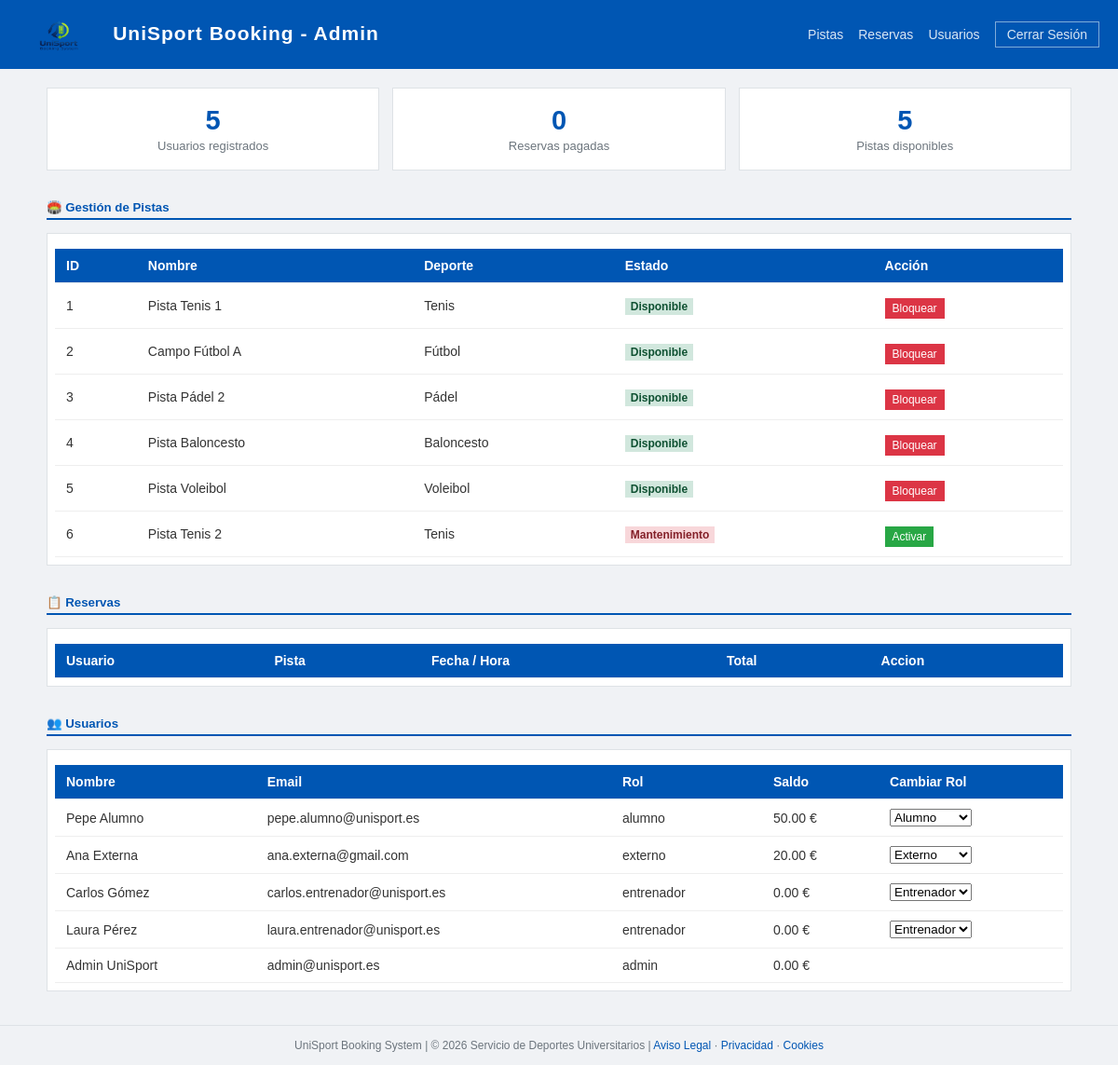
Page /admin.php (signed in) on the committed database.
### tables this page shows
CREATE TABLE pistas (
    id_pista         INT(11)          AUTO_INCREMENT PRIMARY KEY,
    nombre_pista     VARCHAR(50)      NOT NULL,
    tipo_deporte     VARCHAR(50)      NOT NULL,
    precio_hora      DECIMAL(10,2)    NOT NULL,
    estado           ENUM('disponible','mantenimiento') NOT NULL DEFAULT 'disponible'
);

CREATE TABLE usuarios (
    id_user          INT(11)          AUTO_INCREMENT PRIMARY KEY,
    nombre           VARCHAR(100)     NOT NULL,
    email            VARCHAR(255)     NOT NULL UNIQUE,
    password         VARCHAR(255)     NOT NULL,
    rol              ENUM('alumno','externo','entrenador','admin') NOT NULL DEFAULT 'alumno',
    saldo            DECIMAL(10,2)    NOT NULL DEFAULT 0.00,
    fecha_registro   TIMESTAMP        DEFAULT CURRENT_TIMESTAMP
);

### admin.php (the view, shortened to what this page needs)
<?php
$db = getDB();
$num_usuarios  = $db->query("SELECT COUNT(*) FROM usuarios")->fetchColumn();
$num_reservas  = $db->query("SELECT COUNT(*) FROM reservas WHERE estado_pago = 'pagado'")->fetchColumn();
$pistas_libres = $db->query("SELECT COUNT(*) FROM pistas WHERE estado = 'disponible'")->fetchColumn();
$pistas   = $db->query("SELECT * FROM pistas")->fetchAll();
$usuarios = $db->query("SELECT * FROM usuarios")->fetchAll();
?>
<!DOCTYPE html>
<html lang="es">
<head>
  <link rel="stylesheet" href="styles.css">
</head>
<body>
<nav class="nav-barra">
  <a class="nav-barra-brand" href="index.php">
  <img src="logo.png" alt="UniSport Logo" style="height: 50px; width: auto; vertical-align: middle; margin-right: 8px;">
  UniSport Booking - Admin
</a>
  <div class="nav-links">
    <a href="#pistas">Pistas</a>
    <a href="#reservas">Reservas</a>
    <a href="#usuarios">Usuarios</a>
    <a href="logout.php" class="btn-logout">Cerrar Sesión</a>
  </div>
</nav>
<div class="main-detalle">
<div class="container-detalle">
  <div class="grid" style="margin-bottom:32px;">
    <div class="indicador-caja">
      <div class="indicador-valor"><?= $num_usuarios ?></div>
      <div class="indicador-label">Usuarios registrados</div>
    </div>
    <div class="indicador-caja">
      <div class="indicador-valor"><?= $num_reservas ?></div>
      <div class="indicador-label">Reservas pagadas</div>
    </div>
    <div class="indicador-caja">
      <div class="indicador-valor"><?= $pistas_libres ?></div>
      <div class="indicador-label">Pistas disponibles</div>
    </div>
  </div>
  <h5 class="section-titulo" id="pistas">🏟️ Gestión de Pistas</h5>
  <div class="caja caja-detalle" style="margin-bottom:32px;">
    <table class="tabla-detalle">
        <thead>
          <tr><th>ID</th><th>Nombre</th><th>Deporte</th><th>Estado</th><th>Acción</th></tr>
        </thead>
        <tbody>
          <?php foreach ($pistas as $p): ?>
          <tr>
            <td><?= $p['id_pista'] ?></td>
            <td><?= $p['nombre_pista'] ?></td>
            <td><?= $p['tipo_deporte'] ?></td>
            <td>
              <?php if ($p['estado'] == 'disponible'): ?>
                <span class="etiqueta-estado-ok">Disponible</span>
              <?php else: ?>
                <span class="etiqueta-estado-mal">Mantenimiento</span>
              <?php endif; ?>
            </td>
            <td>
              <form method="POST" action="api_admin.php">
                <button type="submit" class="<?= $p['estado'] == 'disponible' ? 'btn-cancelar' : 'btn-reservar' ?>">
                  <?= $p['estado'] == 'disponible' ? 'Bloquear' : 'Activar' ?>
                </button>
              </form>
            </td>
          </tr>
          <?php endforeach; ?>
        </tbody>
    </table>
  </div>
  <h5 class="section-titulo" id="reservas">📋 Reservas</h5>
  <div class="caja caja-detalle" style="margin-bottom:32px;">
    <table class="tabla-detalle">
        <thead>
          <tr>
            <th>Usuario</th>
            <th>Pista</th>
            <th>Fecha / Hora</th>
            <th>Total</th>
            <th>Accion</th>
          </tr>
        </thead>
    </table>
  </div>
  <h5 class="section-titulo" id="usuarios">👥 Usuarios</h5>
  <div class="caja caja-detalle">
    <table class="tabla-detalle">
        <thead>
          <tr>
            <th>Nombre</th>
            <th>Email</th>
            <th>Rol</th>
            <th>Saldo</th>
            <th>Cambiar Rol</th>
          </tr>
        </thead>
        <tbody>
          <?php foreach ($usuarios as $u): ?>
          <tr>
            <td><?= $u['nombre'] ?></td>
            <td><?= $u['email'] ?></td>
            <td><?= $u['rol'] ?></td>
            <td><?= number_format($u['saldo'], 2) ?> €</td>
            <td>
              <?php if ($u['rol'] != 'admin'): ?>
              <form method="POST" action="api_admin.php">
                <select name="nuevo_rol" onchange="this.form.submit()">
                  <option value="alumno" <?= $u['rol']=='alumno'?'selected':'' ?>>Alumno</option>
                  <option value="externo" <?= $u['rol']=='externo'?'selected':'' ?>>Externo</option>
                  <option value="entrenador" <?= $u['rol']=='entrenador'?'selected':'' ?>>Entrenador</option>
                </select>
              </form>
              <?php endif; ?>
            </td>
          </tr>
          <?php endforeach; ?>
        </tbody>
    </table>
  </div>
</div>
</div>
<footer>
  UniSport Booking System | &copy; <?= date('Y') ?> Servicio de Deportes Universitarios |
  <a href="aviso-legal.php">Aviso Legal</a> ·
  <a href="privacidad.php">Privacidad</a> ·
  <a href="cookies.php">Cookies</a>
</footer>
</body>
</html>

### styles.css (style rules this page uses)
* { margin:0; padding:0; box-sizing:border-box; }
body { font-family: Arial, Helvetica, sans-serif; background:#f0f2f5; color:#333; }
.nav-barra { background: #0056b3; padding: 12px 20px; display: flex; align-items: center; justify-content: space-between; flex-wrap: wrap; gap: 10px; }
.nav-barra-brand { color:#fff; font-weight:700; font-size: 21px; text-decoration:none; letter-spacing:1px; }
.nav-links { display:flex; align-items:center; gap:16px; flex-wrap:wrap; }
.nav-links a { color:rgba(255,255,255,.85); text-decoration:none; font-size: 14px; }
.btn-logout { border:1px solid rgba(255,255,255,.5); color:#fff; background:transparent; padding:5px 12px; font-size:13px; cursor:pointer; text-decoration:none; }
.main-detalle { padding:20px; }
.container-detalle { max-width:1100px; margin:0 auto; }
.caja { background:#fff; border:1px solid #dee2e6; }
.section-titulo { font-weight:700; color:#0056b3; border-bottom:2px solid #0056b3; padding-bottom:4px; margin-bottom:14px; }
.etiqueta-rol-admin, .etiqueta-estado-mal, .alerta.error, .alerta.error-login { background:#f8d7da; color:#842029; }
.etiqueta-estado-ok, .alerta.success, .alerta.success-login { background:#d1e7dd; color:#0f5132; }
.etiqueta-estado-ok, .etiqueta-estado-mal, .etiqueta-estado-pend { padding:2px 6px; font-size:12px; font-weight:700; }
.grid { display:grid; grid-template-columns: 1fr 1fr 1fr; gap:14px; margin-bottom:24px; }
.indicador-caja { background:#fff; border:1px solid #dee2e6; padding:18px; text-align:center; }
.indicador-valor { font-size:29px; font-weight:700; color:#0056b3; }
.indicador-label { font-size:13px; color:#6c757d; margin-top:3px; }
.btn-reservar { background:#28a745; border:none; color:#fff; padding:4px 8px; font-size:12px; cursor:pointer; margin-top:6px; }
.btn-cancelar { background:#dc3545; border:none; color:#fff; padding:4px 8px; font-size:12px; cursor:pointer; margin-top:6px; }
footer { text-align:center; color:#6c757d; font-size:12px; border-top:1px solid #dee2e6; padding:14px; margin-top:16px; }
footer a { color:#0056b3; text-decoration:none; }
.caja-detalle { background:#fff; border:1px solid #dee2e6; padding:8px; }
.tabla-detalle { width:100%; border-collapse:collapse; margin-top:8px; }
.tabla-detalle thead { background:#0056b3; color:#fff; }
.tabla-detalle th, .tabla-detalle td { padding:10px 12px; text-align:left; border-bottom:1px solid #eee; font-size:14px; }

### rows in the picture
pistas: id_pista "1", nombre_pista "Pista Tenis 1", tipo_deporte "Tenis", estado "Disponible"
pistas: id_pista "2", nombre_pista "Campo Fútbol A", tipo_deporte "Fútbol", estado "Disponible"
pistas: id_pista "3", nombre_pista "Pista Pádel 2", tipo_deporte "Pádel", estado "Disponible"
pistas: id_pista "4", nombre_pista "Pista Baloncesto", tipo_deporte "Baloncesto", estado "Disponible"
pistas: id_pista "5", nombre_pista "Pista Voleibol", tipo_deporte "Voleibol", estado "Disponible"
pistas: id_pista "6", nombre_pista "Pista Tenis 2", tipo_deporte "Tenis", estado "Mantenimiento"
usuarios: nombre "Pepe Alumno", email "pepe.alumno@unisport.es", rol "alumno", saldo "50.00", nuevo_rol "Alumno"
usuarios: nombre "Ana Externa", email "ana.externa@gmail.com", rol "externo", saldo "20.00", nuevo_rol "Externo"
usuarios: nombre "Carlos Gómez", email "carlos.entrenador@unisport.es", rol "entrenador", saldo "0.00", nuevo_rol "Entrenador"
usuarios: nombre "Laura Pérez", email "laura.entrenador@unisport.es", rol "entrenador", saldo "0.00", nuevo_rol "Entrenador"
usuarios: nombre "Admin UniSport", email "admin@unisport.es", rol "admin", saldo "0.00"

### other values in the picture
$num_usuarios "5"
$num_reservas "0"
$pistas_libres "5"
